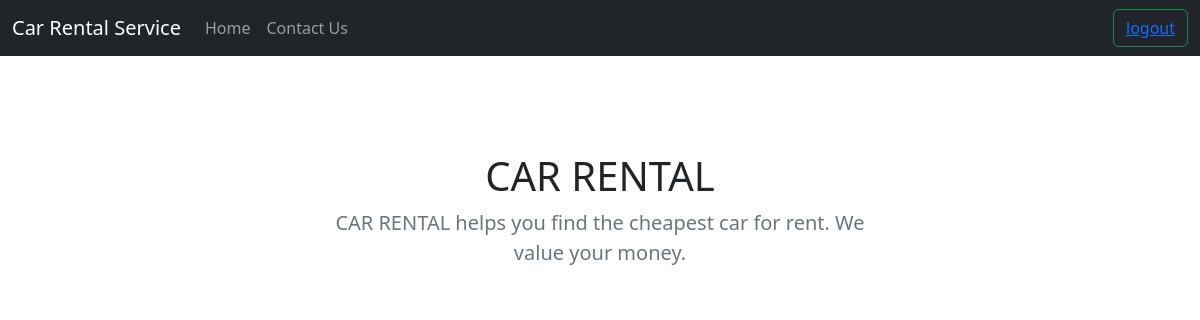
/home, run on an earlier commit of the app's database.
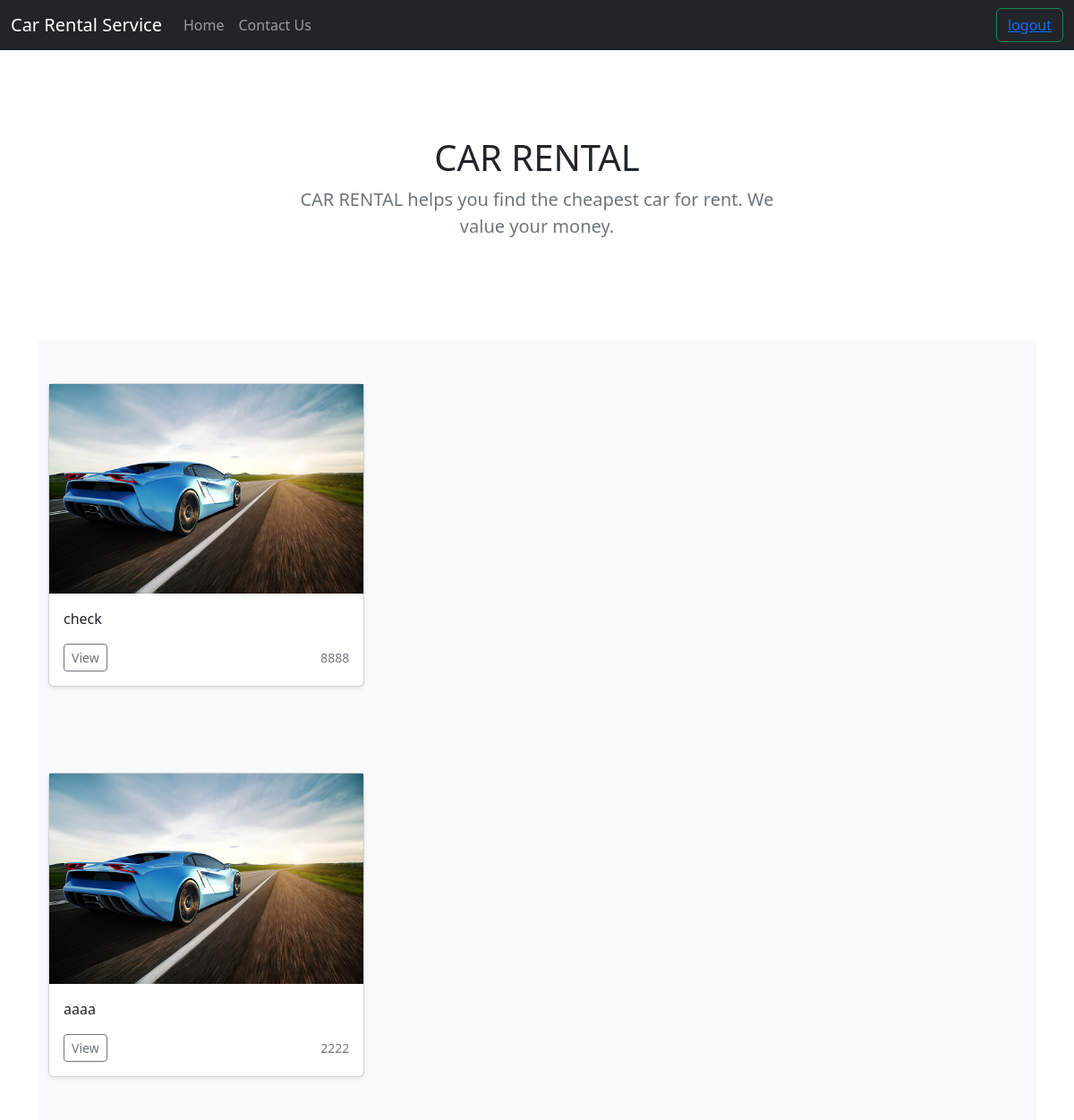
And on a later commit of the database.
### rentapp/models.py (models this page shows, shortened)
class car(models.Model):
    name = models.CharField(max_length=70)
    price = models.IntegerField(default=0)
    description = models.CharField(max_length= 300)
    quantity = models.IntegerField(default=0)
    image = models.ImageField(upload_to='static/uploads')

### rentapp/views.py (the view)
# urls.py: 2. Add a URL to urlpatterns:  path('', views.home, name='home')
def home(request):
    context = {'cars':car.objects.all}
    return render(request,'home.html',context)

### templates/home.html (shortened to what this page needs)
{% extends 'base.html' %}
{%  block body %}
  <div class="container">
    <main>
      <section class="py-5 text-center container">
        <div class="row py-lg-5">
          <div class="col-lg-6 col-md-8 mx-auto">
            <h1 class="fw-light">CAR RENTAL</h1>
            <p class="lead text-muted">CAR RENTAL helps you find the cheapest car for rent. We value your money.</p>
          </div>
        </div>
      </section>
      {% for car in cars %}
      <div class="album py-5 bg-light">
        <div class="container">
          <div class="row row-cols-1 row-cols-sm-2 row-cols-md-3 g-3">
            <div class="col">
              <div class="card shadow-sm">
                <img src="{{car.image}}">
                <div class="card-body">
                  <p class="card-text">{{car.name}}</p>
                  <div class="d-flex justify-content-between align-items-center">
                    <div class="btn-group">
                      <button type="button" class="btn btn-sm btn-outline-secondary"><a class="nav-link" href="{% url 'view' car.id %}">View</a></button>
                    </div>
                    <small class="text-muted">{{car.price}}</small>
                  </div>
                </div>
              </div>
            </div>
          </div>
        </div>
      </div>
      {% endfor %}
    </main>
  </div>
{% endblock body %}

What changed in the data, as far as the page shows it:
added car: image (picture), name "check", price "8888"
added car: image (picture), name "aaaa", price "2222"
